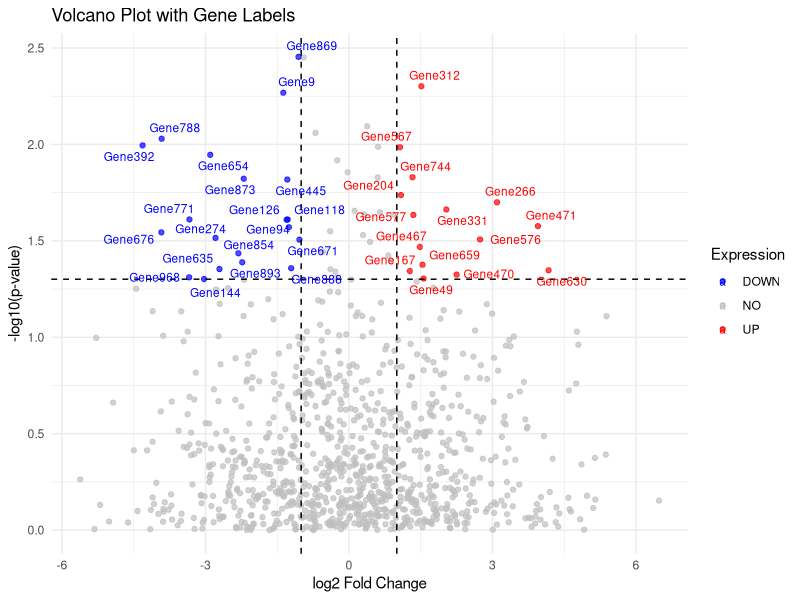

Reproduce this figure in R.
# Load ggplot2 and ggrepel
library(ggplot2)
library(ggrepel)

# Simulate volcano data
set.seed(123)
v.data <- data.frame(
  gene_symbol = paste0("Gene", 1:1000),
  log2FoldChange = rnorm(1000, mean = 0, sd = 2),
  pvalue = runif(1000, min = 0, max = 1)
)

# Add differential expression status
v.data$diffexpressed <- "NO"
v.data$diffexpressed[v.data$log2FoldChange >= 1 & v.data$pvalue <= 0.05] <- "UP"
v.data$diffexpressed[v.data$log2FoldChange <= -1 & v.data$pvalue <= 0.05] <- "DOWN"

# Create a new label column: only label UP or DOWN genes
v.data$glabel <- NA
v.data$glabel[v.data$diffexpressed != "NO"] <- v.data$gene_symbol[v.data$diffexpressed != "NO"]

# Plot
ggplot(data = v.data, aes(x = log2FoldChange, y = -log10(pvalue), col = diffexpressed, label = glabel)) +
  geom_point(alpha = 0.7) +
  scale_color_manual(values = c("DOWN" = "blue", "NO" = "grey", "UP" = "red")) +
  geom_vline(xintercept = c(-1, 1), col = "black", linetype = "dashed") +
  geom_hline(yintercept = -log10(0.05), col = "black", linetype = "dashed") +
  geom_text_repel(na.rm = TRUE, max.overlaps = 15, size = 3) +
  theme_minimal() +
  labs(title = "Volcano Plot with Gene Labels",
       x = "log2 Fold Change",
       y = "-log10(p-value)",
       color = "Expression")
